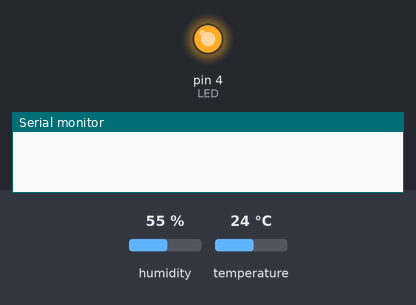
This sketch was run on a simulated Arduino Uno, built with avr-gcc and run on an emulated ATmega328P. Shown: output pins drawn as LEDs (lit = HIGH), the last lines printed to the serial monitor. The inputs (shaded band) are chosen by the test bench; at power-on: humidity 55 %, temperature 24 °C.

Above: at 0.06 s.
At 2.6 s:
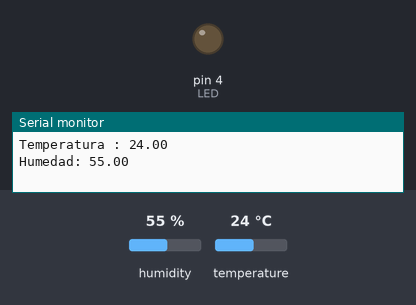
Timing chart, 0 to 6.7 s (numbered marks = the images above):
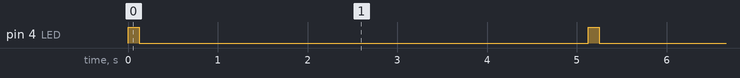

Measured:
- by itself, pin 4 (LED): alternates HIGH for 0.12 s and LOW for 5.0 s

The sketch:

10_termometro.ino
```cpp
#include <DHT.h>

#define LED 4

#define DHTPIN 13
#define DHTTYPE DHT11
DHT dht(DHTPIN, DHTTYPE);

float temp = 0.0;
float hum = 0.0;

void setup() {

  Serial.begin(115200);
  dht.begin();
  pinMode(LED, OUTPUT);

}

void loop() {

  digitalWrite(LED, 1);
  temp = dht.readTemperature();
  hum = dht.readHumidity();
  delay(100);
  digitalWrite(LED, 0);
  Serial.print("Temperatura : ");
  Serial.println(temp);
  Serial.println("Humedad: " + String(hum));

  delay(5000);

}
```
